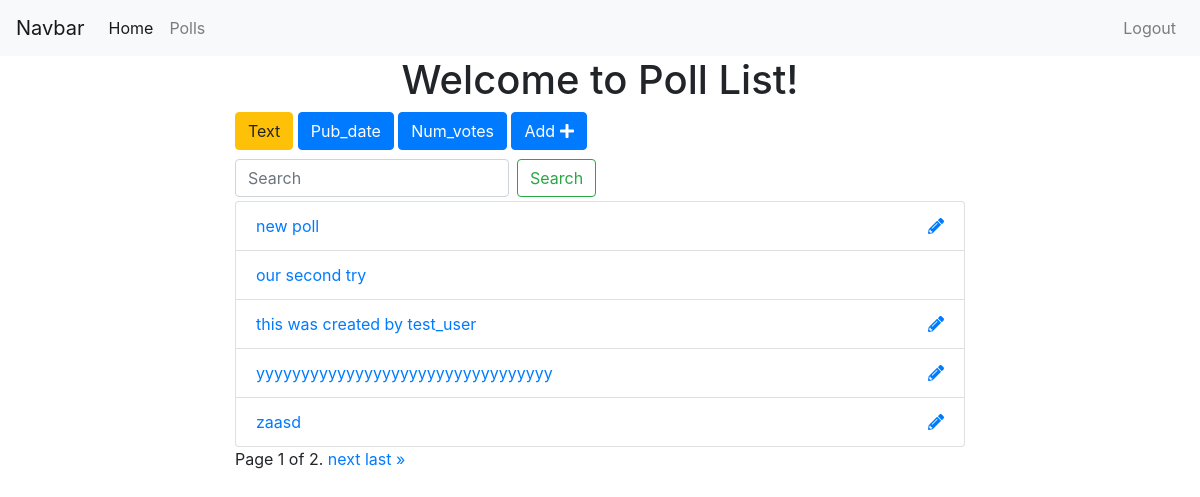
Before: /polls/list/?text=True (signed in) with the older database file.
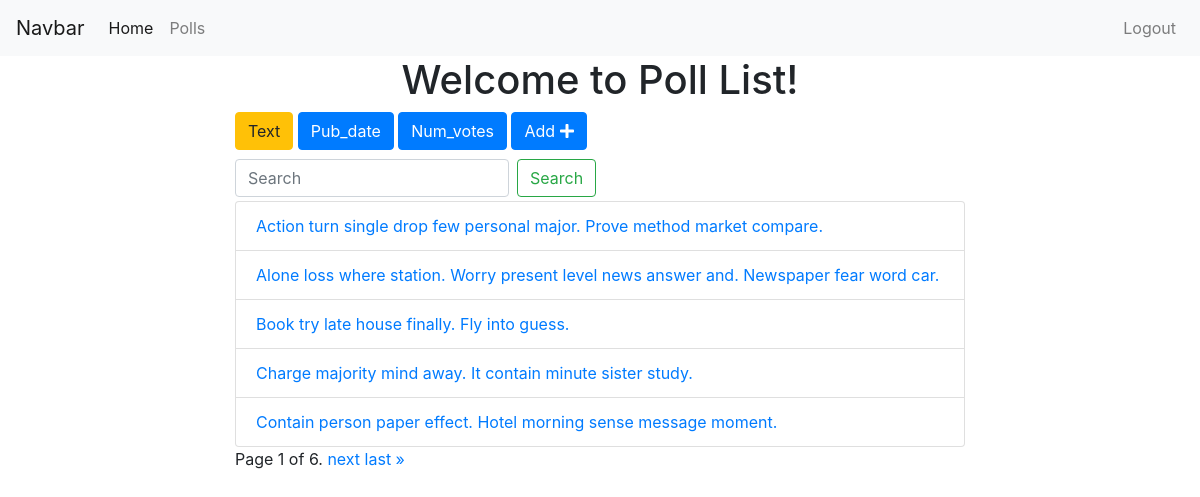
After: the same page with the newer database file.
### polls/models.py (models this page shows, shortened)
class Poll(models.Model):
    owner = models.ForeignKey(User, on_delete=models.CASCADE, default=1)
    text = models.CharField(max_length=255)
    pub_date = models.DateField()
    def __str__(self):
        return self.text

### polls/views.py (the view)
# urls.py: path('list/', views.polls_list, name="list"),
@login_required
def polls_list(request):
    polls = Poll.objects.all()
    search_term=''
    if 'text' in request.GET:
        polls = polls.order_by('text')
    if 'pub_date' in request.GET:
        polls = polls.order_by('-pub_date')
    if 'num_votes' in request.GET:
        polls = polls.annotate(Count('vote')).order_by('-vote__count')
    if 'search' in request.GET:
        search_term = request.GET['search']
        polls = polls.filter(text__icontains=search_term)
    paginator = Paginator(polls, 5)
    page = request.GET.get('page')
    polls = paginator.get_page(page)
    get_dict_copy = request.GET.copy()
    params = get_dict_copy.pop('page', True) and get_dict_copy.urlencode()
    context = {'polls': polls, 'params': params, 'search_term': search_term}
    return render(request, 'polls/polls_list.html', context)

### polls/templates/polls/polls_list.html (shortened to what this page needs)
{% extends 'base.html' %}
{% block content %}
<div class="container">
  <h1 class='text-center'>Welcome to Poll List!</h1>
  <div class="row">
    <div class="col-sm-8 offset-sm-2">
      <a
          href="?text=True"
          class="btn btn-{% if 'text' in request.GET %}warning{% else %}primary{% endif %}"
          style="margin-bottom: 5px">Text
      </a>
      <a
          href="?pub_date=True"
          class="btn btn-{% if 'pub_date' in request.GET %}warning{% else %}primary{% endif %}"
          style="margin-bottom: 5px">Pub_date
      </a>
      <a
          href="?num_votes=True"
          class="btn btn-{% if 'num_votes' in request.GET %}warning{% else %}primary{% endif %}"
          style="margin-bottom: 5px">Num_votes
      </a>
      <a href="{% url 'polls:add' %}" class="btn btn-primary" style="margin-bottom: 5px">Add <i class="fas fa-plus"></i> </a>
      <form class="form-inline my-2 my-lg-1">
        <input
            class="form-control mr-sm-2"
            type="search"
            placeholder="Search"
            aria-label="Search"
            name='search'
            value="{{search_term}}">
        <button class="btn btn-outline-success my-2 my-sm-0" type="submit">Search</button>
      </form>
      <ul class="list-group">
        {% for poll in polls %}
        <li class="list-group-item">
          <a href="{% url 'polls:detail' poll.id %}">{{ poll }}</a>
          {% if request.user == poll.owner %}
            <a href="{% url 'polls:edit_poll' poll.id %}" class='float-right'><i class="fas fa-pencil-alt"></i></a>
          {% endif %}
        </li>
        {% endfor %}
      </ul>
      <div class="pagination">
          <span class="step-links">
              <span class="current">
                  Page {{ polls.number }} of {{ polls.paginator.num_pages }}.
              </span>
              {% if polls.has_next %}
                  <a href="?page={{ polls.next_page_number }}&{{params}}">next</a>
                  <a href="?page={{ polls.paginator.num_pages }}&{{params}}">last &raquo;</a>
              {% endif %}
          </span>
      </div>
    </div>
  </div>
</div>
{% endblock %}

Changed rows visible on the page:
no longer on this page (row edited): Poll: text "new poll"
no longer on this page (row edited): Poll: text "our second try"
no longer on this page (row edited): Poll: text "this was created by test_user"
no longer on this page (row edited): Poll: text "yyyyyyyyyyyyyyyyyyyyyyyyyyyyyyyyy"
no longer on this page (row edited): Poll: text "zaasd"
added Poll: text "Action turn single drop few personal major. Prove method market compare."
added Poll: text "Alone loss where station. Worry present level news answer and. Newspaper fear word car."
added Poll: text "Book try late house finally. Fly into guess."
added Poll: text "Charge majority mind away. It contain minute sister study."
added Poll: text "Contain person paper effect. Hotel morning sense message moment."
Other visible differences:
{{ polls.paginator.num_pages }}: "2" → "6"
